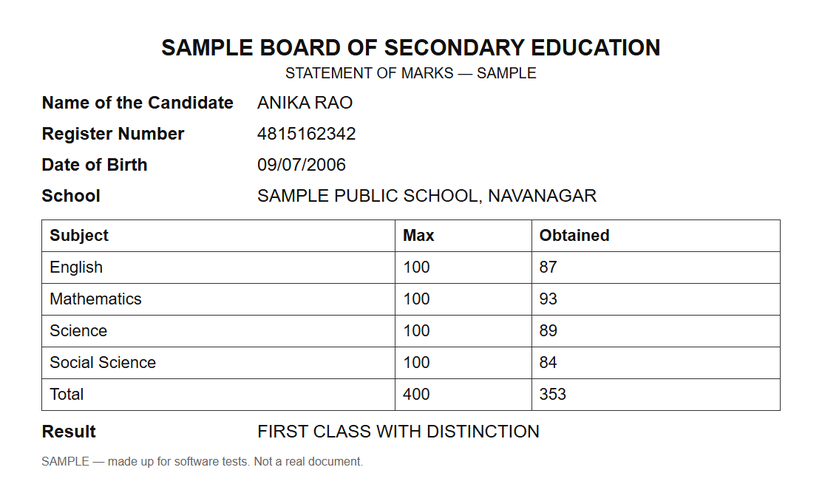
#> input picture fixtures/images/flat-marks-card.png, 822 x 504 px, shrunk from 1112 x 682 before the run
$ python make-curled-photo-fixture.py
#> lines starting #> are read from the running program, lines starting #| are printed output that depends on the picture
"""
A made-up marks card, photographed badly: the page curled, tilted, lying on a
table, lit from one side. For the scanner's tests (Stage 2: flattening a phone
photo before it is read or sent to a portal).

The flat card is drawn by Chromium (`make-curled-photo-fixture.mjs` writes
`fixtures/images/flat-marks-card.png`); this bends it the way paper bends.
Every name, number and institution on it is invented.

Usage: python scripts/make-curled-photo-fixture.py
"""

import os

import cv2
import numpy as np

HERE = os.path.dirname(os.path.abspath(__file__))
IMAGES = os.path.join(HERE, '..', 'fixtures', 'images')

flat = cv2.imread(os.path.join(IMAGES, 'flat-marks-card.png'))
#> flat is the input picture: shape (504, 822, 3); mean B, G, R 243.9, 243.9, 243.9
h, w = flat.shape[:2]

# 1. The curl: each column lifts as the page bows, more at the right edge, and
#    the text there is foreshortened — a page lying open, not flat.
rng = np.random.default_rng(7)
pad = 120
canvas_h, canvas_w = h + 2 * pad, w + 2 * pad
ys, xs = np.mgrid[0:canvas_h, 0:canvas_w].astype(np.float32)
u = (xs - pad) / w
v = (ys - pad) / h
bow = 38.0 * np.sin(np.pi * np.clip(u, 0, 1)) * (0.6 + 0.4 * v)
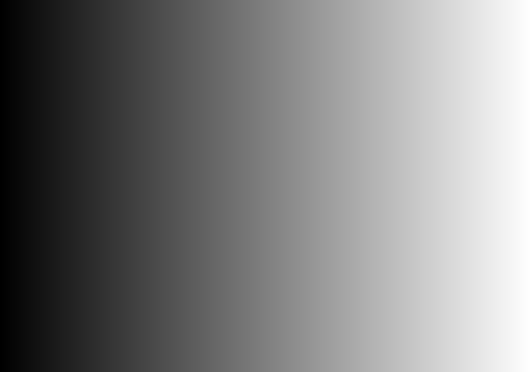
#> u: shape (744, 1062) float32 (shown at 1/2 size); min -0.146, max 1.14, mean 0.499; drawn with min black and max white
droop = 26.0 * (np.clip(u, 0, 1) ** 2)
map_x = xs - pad
map_y = ys - pad - bow + droop * (v - 0.5)
curled = cv2.remap(flat, map_x, map_y, cv2.INTER_LINEAR, borderMode=cv2.BORDER_CONSTANT, borderValue=(0, 0, 0))
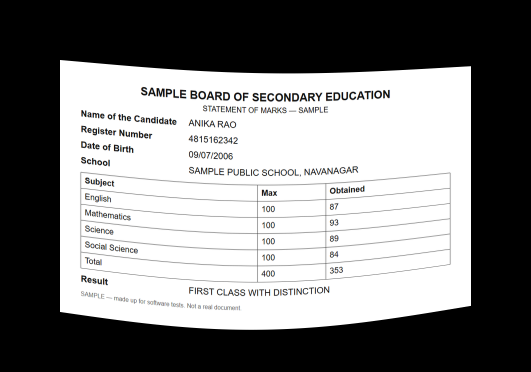
#> curled: shape (744, 1062, 3) (shown at 1/2 size); mean B, G, R 128.1, 128.1, 128.1
mask = cv2.remap(np.full((h, w), 255, np.uint8), map_x, map_y, cv2.INTER_NEAREST, borderMode=cv2.BORDER_CONSTANT, borderValue=0)

# 2. The table, a little textured.
table = np.zeros((canvas_h, canvas_w, 3), np.float32)
table[:] = (72, 96, 128)
table += rng.normal(0, 6, table.shape).astype(np.float32)
table = cv2.GaussianBlur(table, (0, 0), 3)
page = np.where(mask[..., None] > 0, curled.astype(np.float32), table)
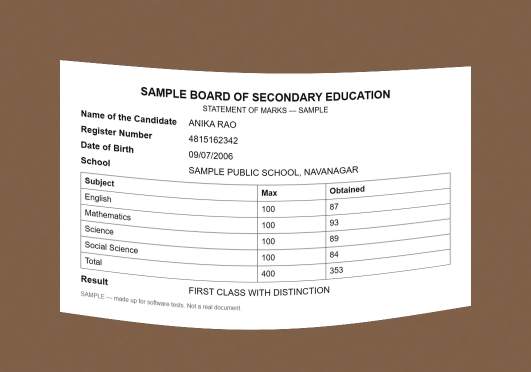
#> page: shape (744, 1062, 3) float32 (shown at 1/2 size); mean B, G, R 162.7, 174.1, 189.3

# 3. The phone held at an angle: a perspective tilt.
src = np.float32([[0, 0], [canvas_w, 0], [canvas_w, canvas_h], [0, canvas_h]])
dst = np.float32([[60, 40], [canvas_w - 20, 90], [canvas_w - 90, canvas_h - 30], [30, canvas_h - 70]])
tilted = cv2.warpPerspective(page, cv2.getPerspectiveTransform(src, dst), (canvas_w, canvas_h),
                             borderMode=cv2.BORDER_REPLICATE)
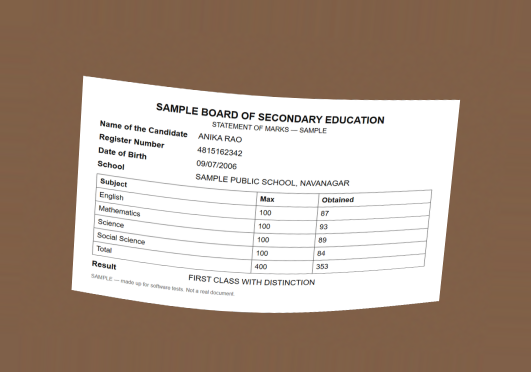
#> tilted: shape (744, 1062, 3) float32 (shown at 1/2 size); mean B, G, R 141.4, 155.7, 174.9

# 4. Light from the left, a soft shadow on the right, a little sensor noise.
light = np.linspace(1.08, 0.78, canvas_w, dtype=np.float32)[None, :, None]
photo = tilted * light + rng.normal(0, 4, tilted.shape).astype(np.float32)
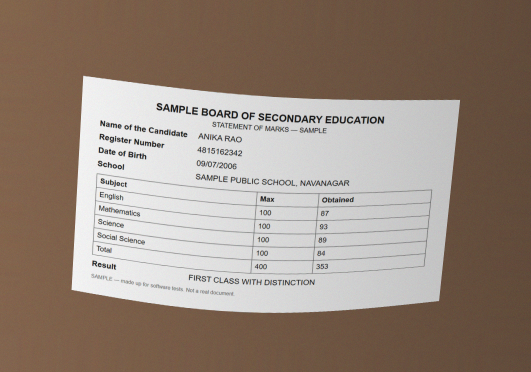
#> photo: shape (744, 1062, 3) float32 (shown at 1/2 size); mean B, G, R 131.3, 144.6, 162.3; drawn with min black and max white
photo = cv2.GaussianBlur(photo, (0, 0), 0.8)
photo = np.clip(photo, 0, 255).astype(np.uint8)
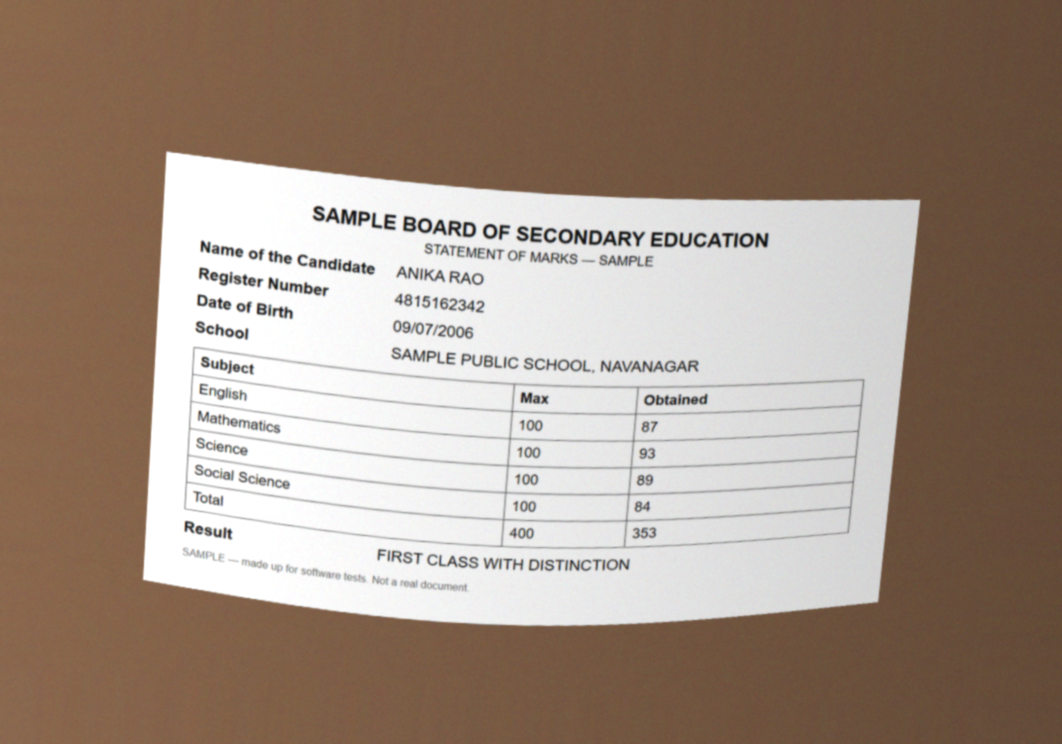
#> photo: shape (744, 1062, 3); mean B, G, R 130.5, 143.9, 161.6

out = os.path.join(IMAGES, 'curled-marks-card.jpg')
cv2.imwrite(out, photo, [cv2.IMWRITE_JPEG_QUALITY, 85])
print('wrote', os.path.relpath(out, os.path.join(HERE, '..')))

$ run again, with fixtures/images/caste-certificate-seal.png copied over fixtures/images/flat-marks-card.png
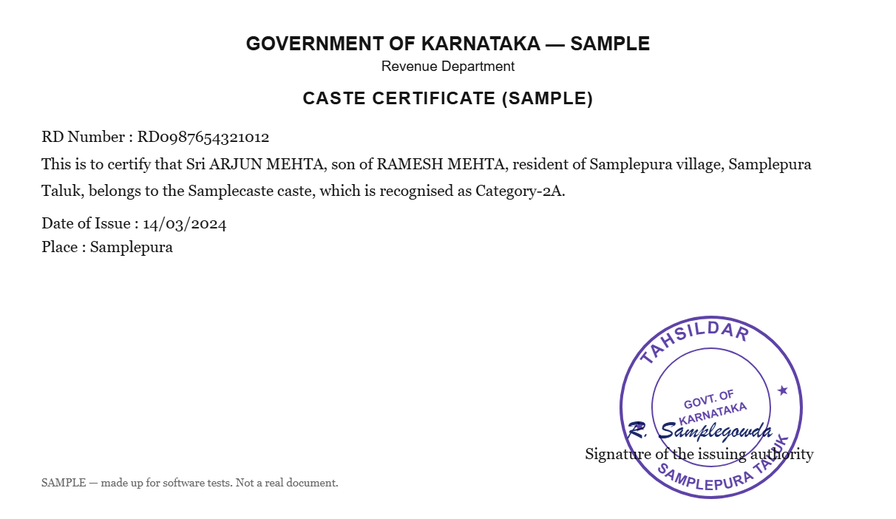
#> input picture fixtures/images/caste-certificate-seal.png, 896 x 519 px, shrunk from 1212 x 702 before the run
#> flat is the input picture: shape (519, 896, 3); mean B, G, R 248.2, 247.3, 247.5
#> `curled = cv2.remap(flat, map_x, map_y, cv2.INTER_LINEAR, borderMode=cv..`:
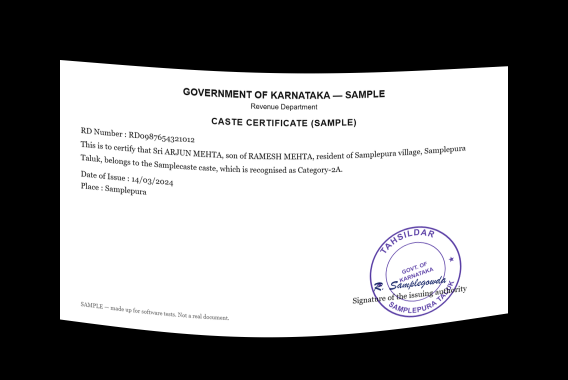
#> curled: shape (759, 1136, 3) (shown at 1/2 size); mean B, G, R 134.2, 133.7, 133.8
#> `photo = np.clip(photo, 0, 255).astype(np.uint8)`:
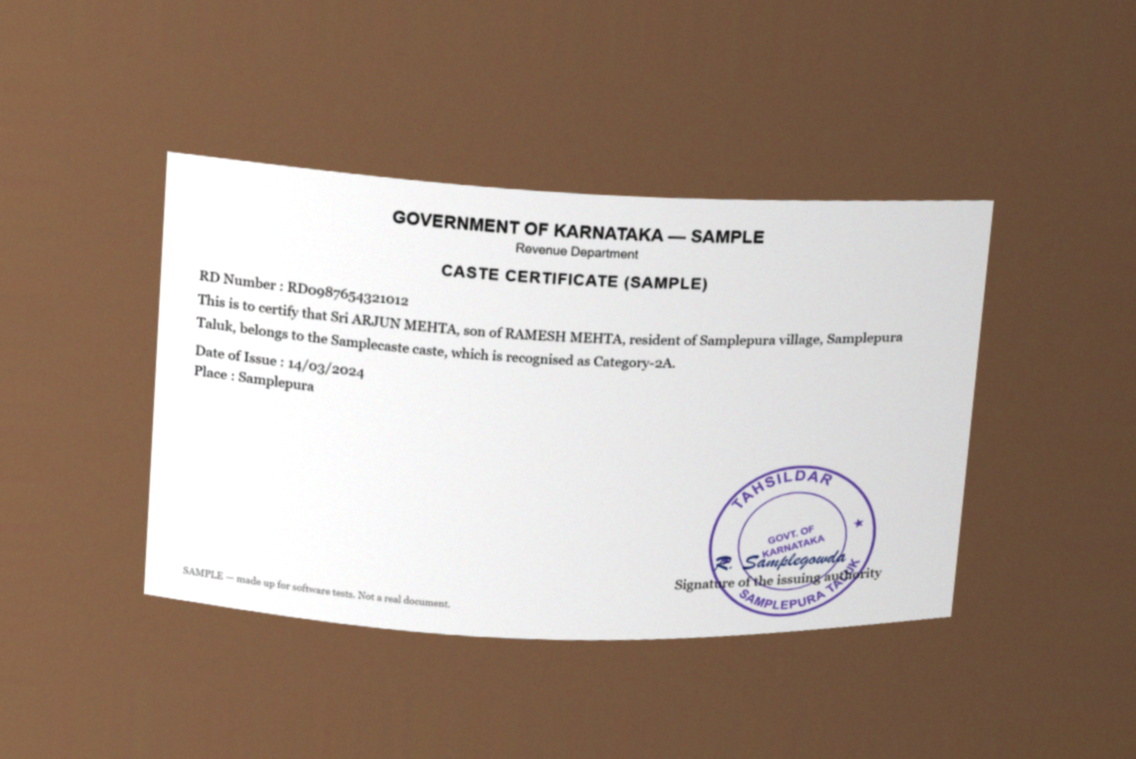
#> photo: shape (759, 1136, 3); mean B, G, R 134.8, 147.4, 164.8

$ run again, with fixtures/images/grade-card-open.png copied over fixtures/images/flat-marks-card.png
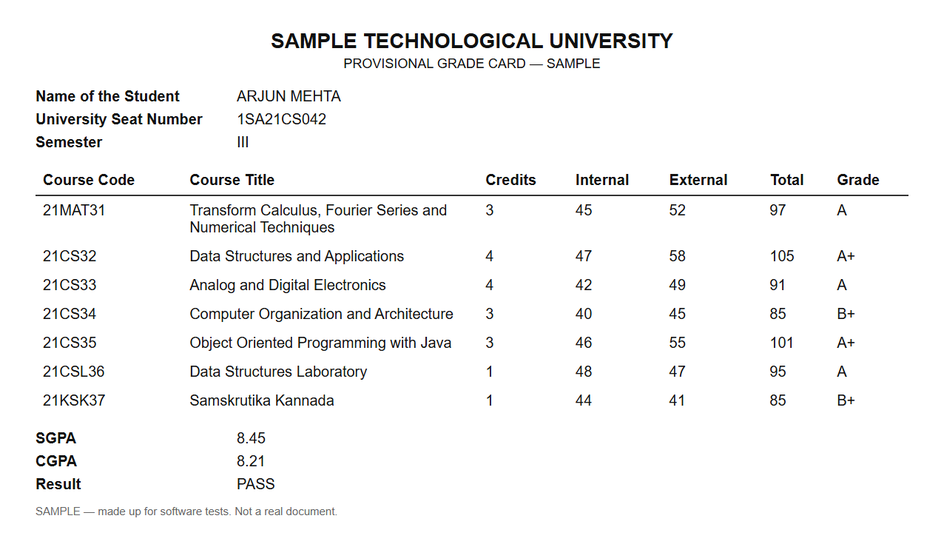
#> input picture fixtures/images/grade-card-open.png, 944 x 547 px, shrunk from 1276 x 739 before the run
#> flat is the input picture: shape (547, 944, 3); mean B, G, R 246.1, 246.1, 246.1
#> `curled = cv2.remap(flat, map_x, map_y, cv2.INTER_LINEAR, borderMode=cv..`:
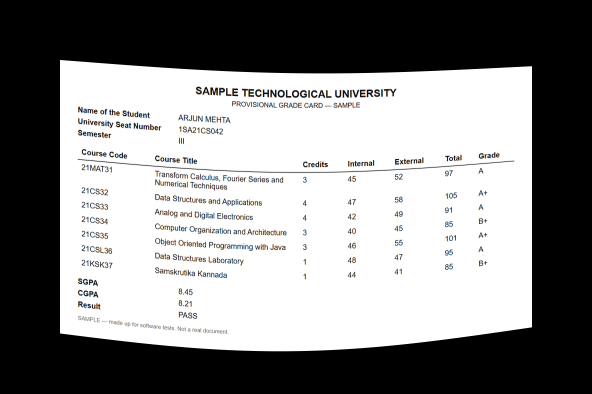
#> curled: shape (787, 1184, 3) (shown at 1/2 size); mean B, G, R 136.6, 136.7, 136.7
#> `photo = np.clip(photo, 0, 255).astype(np.uint8)`:
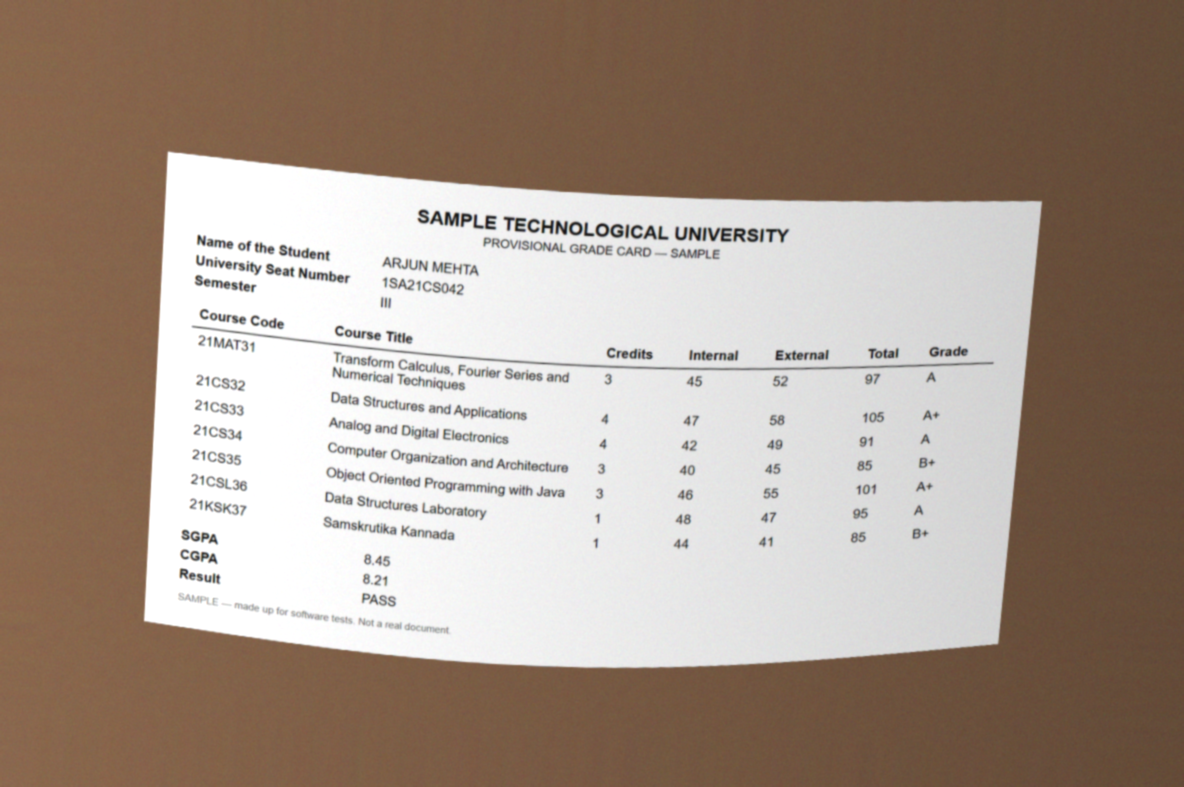
#> photo: shape (787, 1184, 3); mean B, G, R 136.4, 149, 165.8
